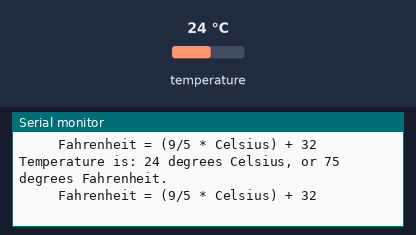
Bench run of a sketch on a simulated Arduino Leonardo, built with avr-gcc and run on an emulated ATmega32U4. Shown: the last lines printed to the serial monitor. The test bench sets the inputs (shaded band); at power-on: temperature 24 °C.

Above: at 1.2 s.
1.3 s: temperature set to 12 °C
At 2.6 s:
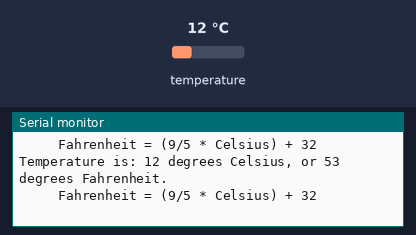
2.8 s: temperature set to 19 °C
At 3.8 s:
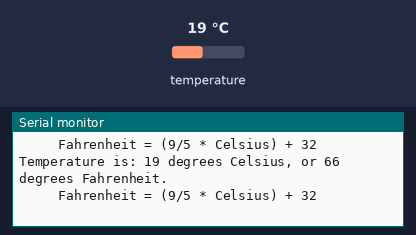
Timing chart, 0 to 5.8 s (numbered marks = the images above; inputs shaded):
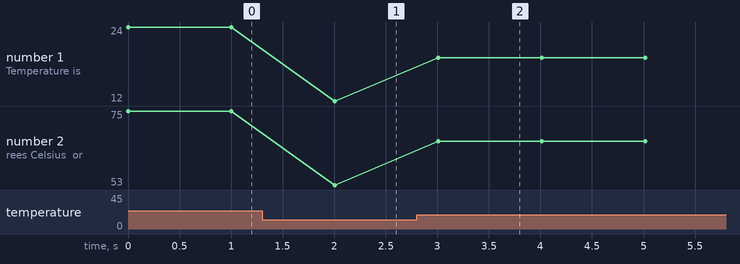

Measured:
- after the input at 1.3 s, the serial monitor: prints a new line after 0.71 s (image 1)
- after the input at 2.8 s, the serial monitor: prints a new line after 0.21 s (image 2)
- plotted number 1: 24 → 12 after the input at 1.3 s, 12 → 19 after the input at 2.8 s
- plotted number 2: 75 → 53 after the input at 1.3 s, 53 → 66 after the input at 2.8 s

The sketch:

EsploraTemperatureSensor.ino
```cpp
/*
  Esplora Temperature Sensor

 This  sketch shows you how to read the Esplora's temperature sensor
 You can read the temperature sensor in Farhenheit or Celsius.

 Created on 22 Dec 2012
 by Tom Igoe

 This example is in the public domain.
 */
#include <Esplora.h>

void setup()
{
  Serial.begin(9600);      // initialize serial communications with your computer
}

void loop()
{
  // read the temperature sensor in Celsius, then Fahrenheit:
  int celsius = Esplora.readTemperature(DEGREES_C);
  int fahrenheit = Esplora.readTemperature(DEGREES_F);

  // print the results:
  Serial.print("Temperature is: ");
  Serial.print(celsius);
  Serial.print(" degrees Celsius, or ");
  Serial.print(fahrenheit);
  Serial.println(" degrees Fahrenheit.");
  Serial.println("     Fahrenheit = (9/5 * Celsius) + 32");

  // wait a second before reading again:
  delay(1000);
}
```
